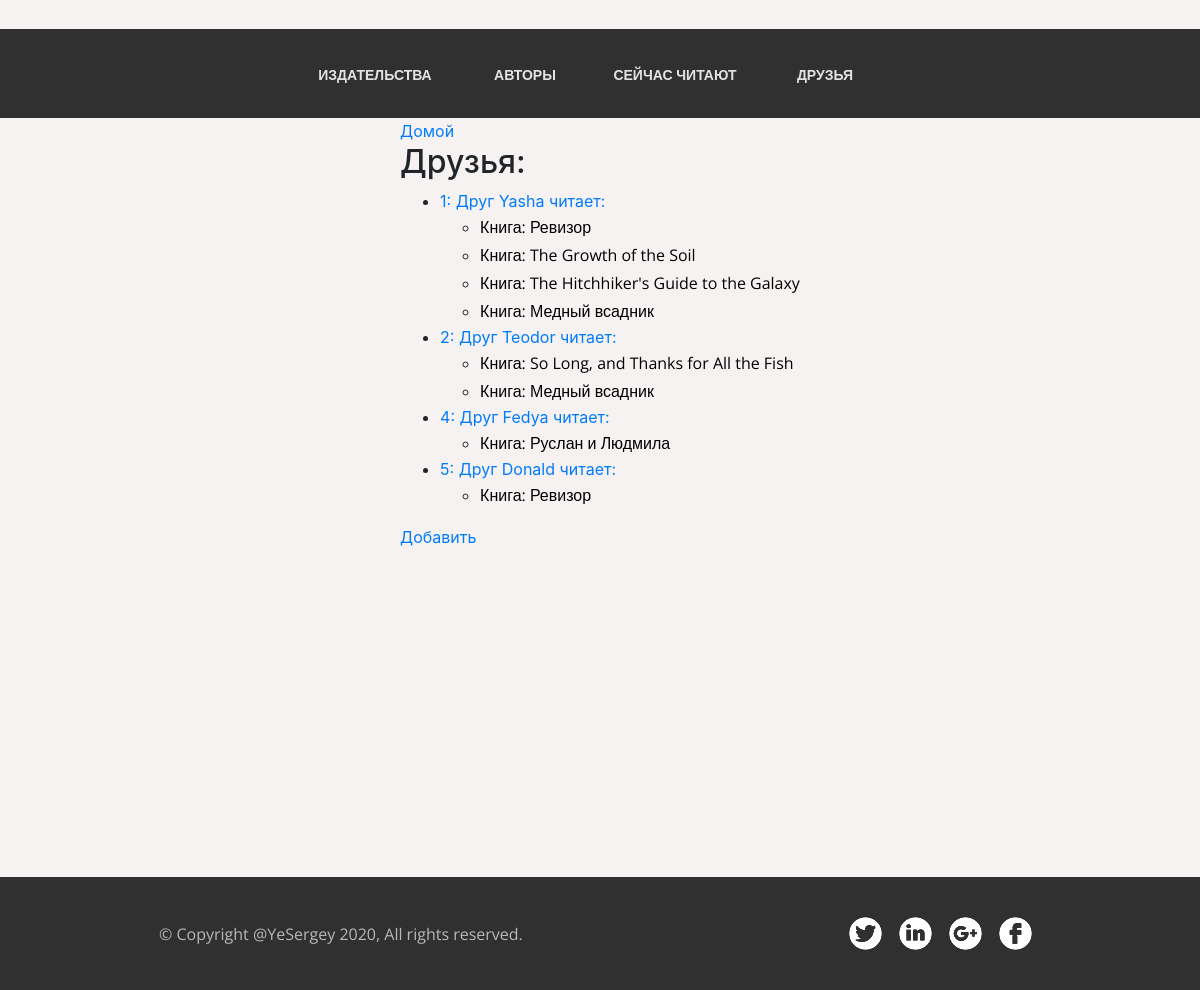
/friend/, run on the app's committed database.
### p_library/models.py (models this page shows, shortened)
class Friend(models.Model):
    name = models.CharField(max_length=256, verbose_name="Имя друга")
    books = models.ManyToManyField('p_library.Book',
                                   through='Reading', verbose_name='Читает', related_name='books', blank=True)

class Book(models.Model):
    ISBN = models.CharField(max_length=13)
    title = models.TextField()
    description = models.TextField()
    year_release = models.SmallIntegerField()
    copy_count = models.SmallIntegerField(default=1)
    price = models.DecimalField(max_digits=12, decimal_places=2, default=0)
    author = models.ForeignKey(Author, on_delete=models.CASCADE, null=True, related_name='books')
    publisher = models.ForeignKey(Publisher, on_delete=models.SET_NULL, null=True)
    readers = models.ManyToManyField('p_library.Friend',
                                     through='Reading', verbose_name='Читатели', related_name='readers')
    cover = models.ImageField(upload_to='book_covers', blank=True, verbose_name='Обложка книги')

### p_library/views.py (the view)
# urls.py: path('friend/', FriendList.as_view(), name='friend_list'),
class FriendList(ListView):
    model = Friend
    template_name = 'friend_list.html'

### templates/friend_list.html
{% extends 'base.html' %}
{% block content %}
    <a href="/">Домой</a>
    <h2>Друзья:</h2>
    <ul>
        {% for friend in object_list %}
            <li>
                <a href="{{friend.id}}/">{{ friend.id }}: Друг {{ friend.name }} читает:</a>
                <ul>
                    {% for book in friend.books.all %}
                        <li>
                            <p>Книга: {{ book.title }}</p>
                        </li>
                    {% endfor %}
                </ul>
            </li>
        {% endfor %}
    </ul>
    <a href="/friend/create/">Добавить</a>
{% endblock %}

### static/css/style.css (style rules this page uses)
body { margin: 0 0; padding: 0; background-color: #f6f2f2; display: flex; flex-direction: column; justify-content: flex-start; }
p { font-family: "Open Sans", sans-serif; font-style: normal; font-weight: normal; font-size: 15.9953px; line-height: 28px; margin: 0; color: #000000; }

### data on the page
Friend: id "1", name "Yasha"
Book: title "Ревизор"
Book: title "The Growth of the Soil"
Book: title "The Hitchhiker's Guide to the Galaxy"
Book: title "Медный всадник"
Friend: id "2", name "Teodor"
Book: title "So Long, and Thanks for All the Fish"
Friend: id "4", name "Fedya"
Book: title "Руслан и Людмила"
Friend: id "5", name "Donald"
